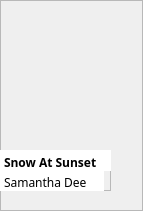
            <widget class="QFrame" name="frame_79">
             <property name="geometry">
              <rect>
               <x>309</x>
               <y>225</y>
               <width>143</width>
               <height>211</height>
              </rect>
             </property>
             <property name="frameShape">
              <enum>QFrame::StyledPanel</enum>
             </property>
             <property name="frameShadow">
              <enum>QFrame::Raised</enum>
             </property>
             <widget class="QLabel" name="label_45">
              <property name="geometry">
               <rect>
                <x>0</x>
                <y>0</y>
                <width>111</width>
                <height>141</height>
               </rect>
              </property>
              <property name="text">
               <string/>
              </property>
              <property name="pixmap">
               <pixmap resource="Resources.qrc">:/images/book-covers/book10.png</pixmap>
              </property>
              <property name="scaledContents">
               <bool>true</bool>
              </property>
             </widget>
             <widget class="QFrame" name="frame_80">
              <property name="geometry">
               <rect>
                <x>0</x>
                <y>150</y>
                <width>111</width>
                <height>41</height>
               </rect>
              </property>
              <property name="frameShape">
               <enum>QFrame::StyledPanel</enum>
              </property>
              <property name="frameShadow">
               <enum>QFrame::Raised</enum>
              </property>
              <widget class="QPlainTextEdit" name="plainTextEdit_85">
               <property name="geometry">
                <rect>
                 <x>0</x>
                 <y>0</y>
                 <width>111</width>
                 <height>21</height>
                </rect>
               </property>
               <property name="styleSheet">
                <string notr="true">font-weight: bold;
font-family: Baloo 2;
background: white;</string>
               </property>
               <property name="frameShape">
                <enum>QFrame::NoFrame</enum>
               </property>
               <property name="verticalScrollBarPolicy">
                <enum>Qt::ScrollBarAlwaysOff</enum>
               </property>
               <property name="tabChangesFocus">
                <bool>false</bool>
               </property>
               <property name="lineWrapMode">
                <enum>QPlainTextEdit::WidgetWidth</enum>
               </property>
               <property name="plainText">
                <string>Snow At Sunset</string>
               </property>
               <property name="textInteractionFlags">
                <set>Qt::TextSelectableByKeyboard|Qt::TextSelectableByMouse</set>
               </property>
              </widget>
              <widget class="QPlainTextEdit" name="plainTextEdit_86">
               <property name="geometry">
                <rect>
                 <x>0</x>
                 <y>20</y>
                 <width>104</width>
                 <height>21</height>
                </rect>
               </property>
               <property name="styleSheet">
                <string notr="true">font-family: Baloo 2;
background: white;</string>
               </property>
               <property name="frameShape">
                <enum>QFrame::NoFrame</enum>
               </property>
               <property name="verticalScrollBarPolicy">
                <enum>Qt::ScrollBarAlwaysOff</enum>
               </property>
               <property name="plainText">
                <string>Samantha Dee</string>
               </property>
              </widget>
             </widget>
            </widget>
